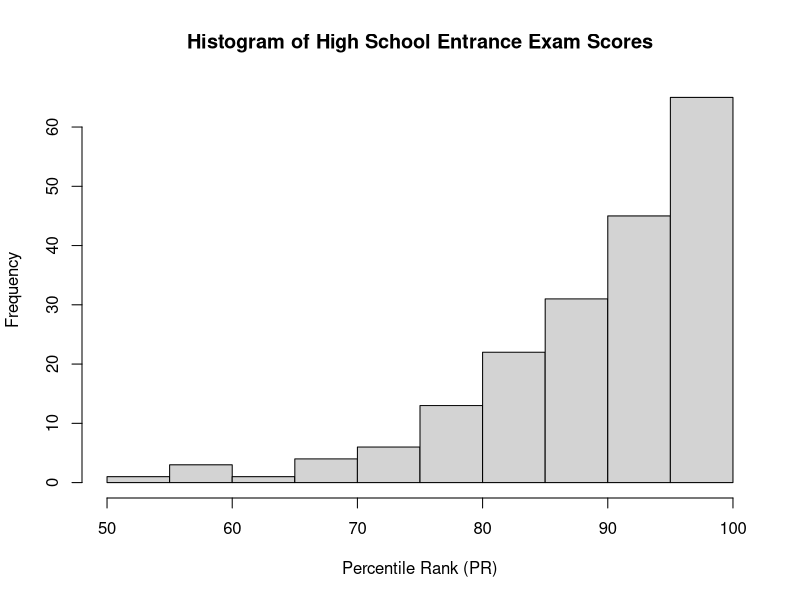
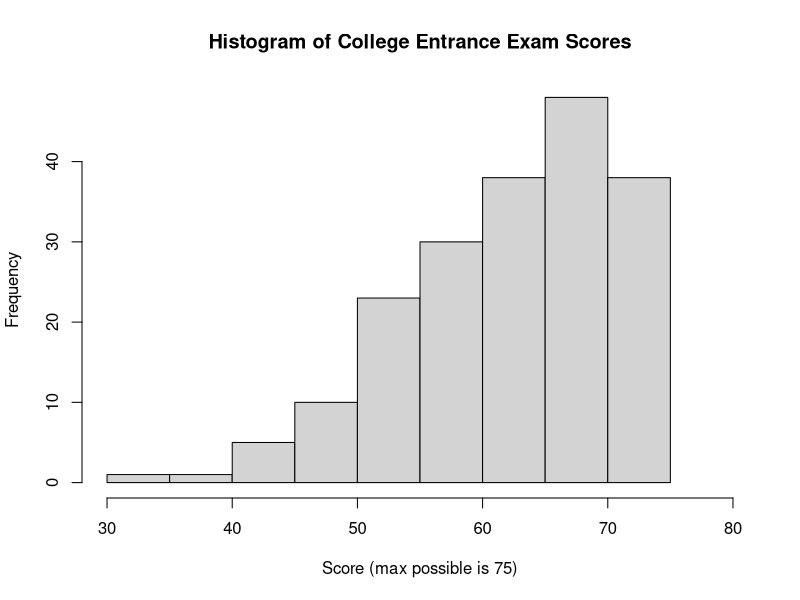
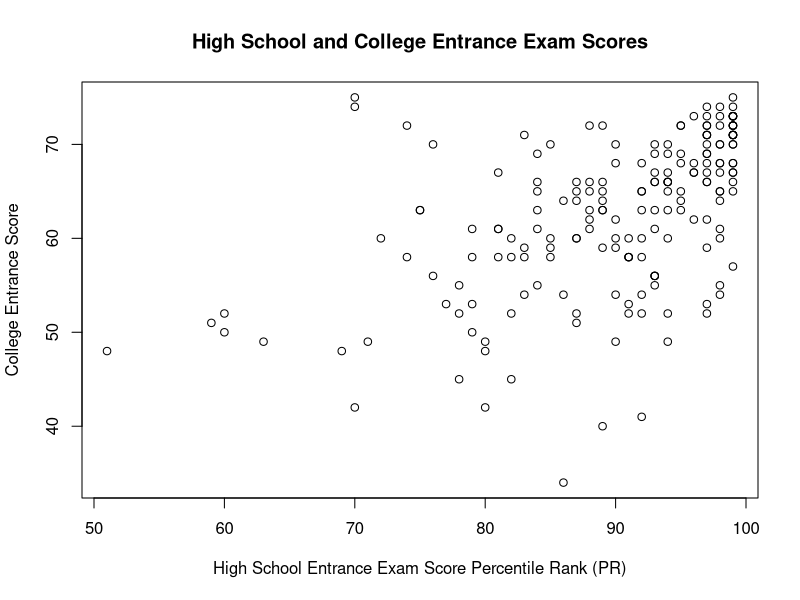
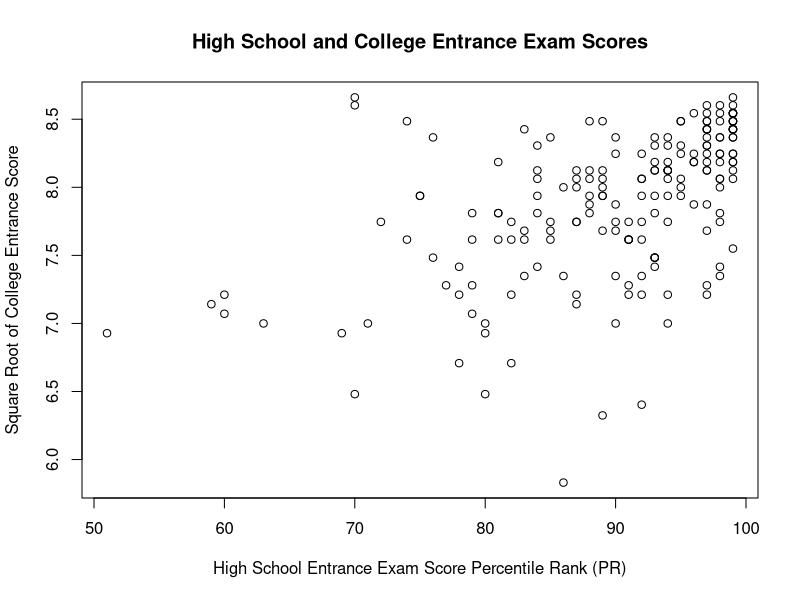
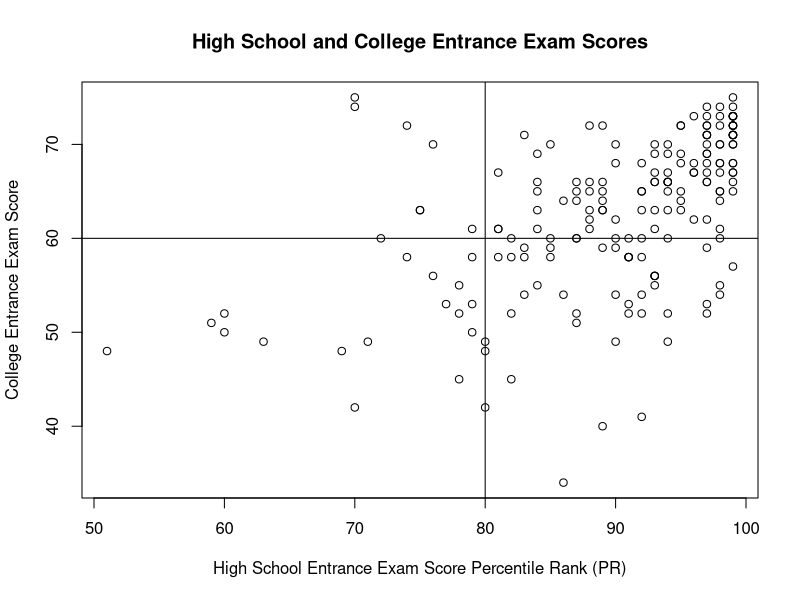
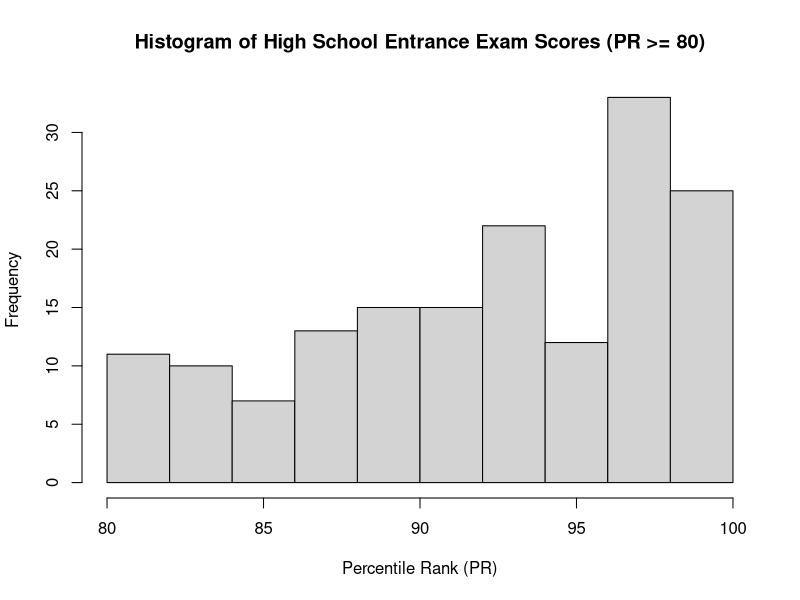
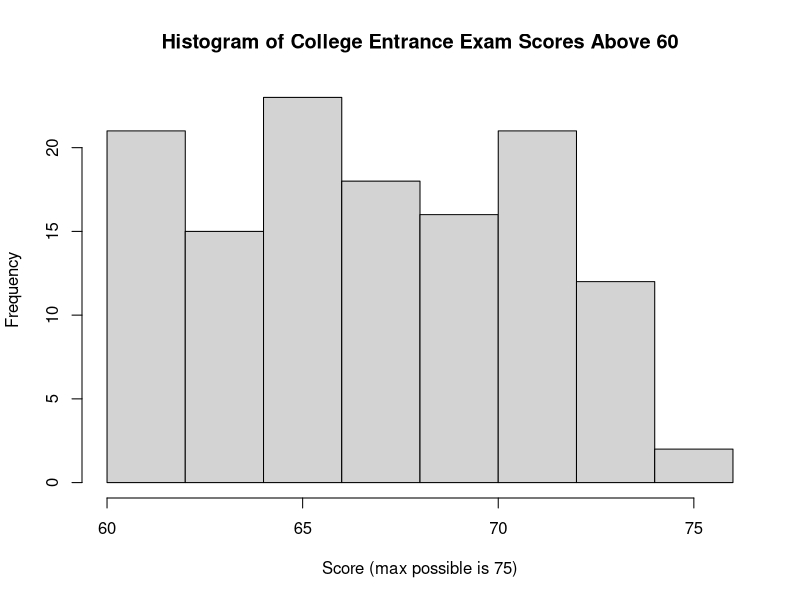
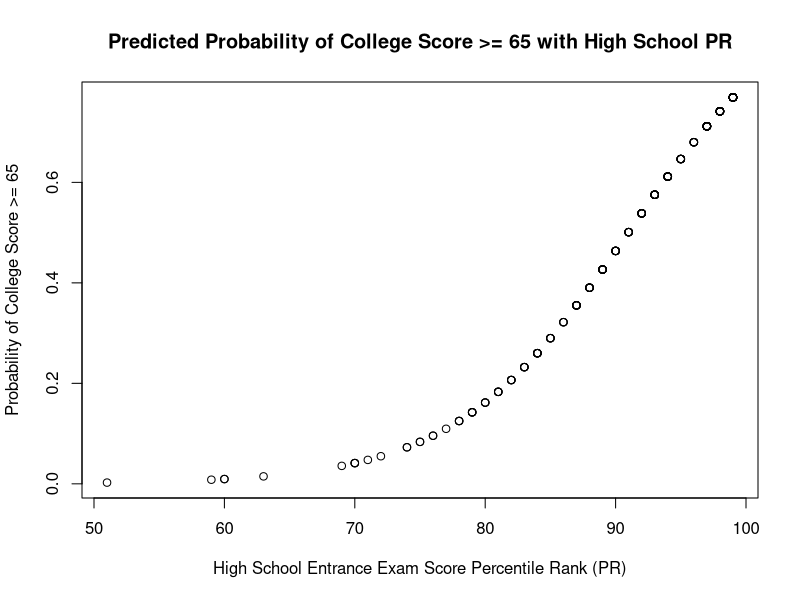

Here is the R script that generated these plots, in order:
## ---- chunk 1
knitr::opts_chunk$set(echo = TRUE)
## ---- chunk 2
data = read.csv("ptt_SENIORHIGH_data.csv")
names(data)[1] = "pttID"

data[1:10,]
## ---- chunk 3
# High school entrance exam scores: Remove missing values
uni_HS_score = data$HighSchool_PR[which(data$HighSchool_PR != -1)]

summary(uni_HS_score)

hist(uni_HS_score, main = "Histogram of High School Entrance Exam Scores",
     xlab="Percentile Rank (PR)")
## ---- chunk 4
# College entrance exam scores: Remove missing values
uni_college_score = data$College_Score[which(data$College_Score != -1)]

summary(uni_college_score)

hist(uni_college_score, main="Histogram of College Entrance Exam Scores",
     xlab="Score (max possible is 75)",xlim=c(30,80))
## ---- chunk 5
missing_rows = which(data$HighSchool_PR == "-1" | data$College_Score == "-1")
# Indices: 6  19  71  85  88  96 132 183 195 => nine in total

# Remove missing data
data_corr = data[-missing_rows,]

plot(data_corr$HighSchool_PR, data_corr$College_Score,
     main = "High School and College Entrance Exam Scores",
     xlab="High School Entrance Exam Score Percentile Rank (PR)",
     ylab="College Entrance Score")
## ---- chunk 6
cor(data_corr$HighSchool_PR, data_corr$College_Score)
## ---- chunk 7
# data version: already removed missing data
# data_corr = data[-missing_rows,]

plot(data_corr$HighSchool_PR, sqrt(data_corr$College_Score),
     main = "High School and College Entrance Exam Scores",
     xlab="High School Entrance Exam Score Percentile Rank (PR)",
     ylab="Square Root of College Entrance Score")
## ---- chunk 8
cor(data_corr$HighSchool_PR, sqrt(data_corr$College_Score))
## ---- chunk 9
plot(data_corr$HighSchool_PR, data_corr$College_Score,
     main = "High School and College Entrance Exam Scores",
     xlab="High School Entrance Exam Score Percentile Rank (PR)",
     ylab="College Entrance Exam Score")

abline(h=60,v=80)
## ---- chunk 10
data_corr$HS_80up = data_corr$HighSchool_PR >= 80
data_corr$CS_60up = data_corr$College_Score >=60

contingency = table(data_corr$HS_80up, data_corr$CS_60up,
                    dnn=c("HighSchool_80up","College_60up"))

contingency
## ---- chunk 11
prop.table(contingency)
## ---- chunk 12
round(prop.table(contingency),4)
## ---- chunk 13
nrow(data_corr) # number of all respondents without missing data
## ---- chunk 14
# High school entrance exam scores: Remove missing values
# uni_HS_score = data$HighSchool_PR[which(data$HighSchool_PR != -1)]
length(uni_HS_score)

## ---- chunk 15
# Consider only the records with both valid HighSchool_PR and College_Score
length(data_corr$HighSchool_PR)
## ---- chunk 16
# College entrance exam scores: Remove missing values
# uni_college_score = data$College_Score[which(data$College_Score != -1)]
length(uni_college_score)
## ---- chunk 17
# Consider only the records with both valid HighSchool_PR and College_Score
length(data_corr$College_Score)
## ---- chunk 18
HS_PR_seg = data_corr$HighSchool_PR[which(data_corr$HS_80up == TRUE)]
length(HS_PR_seg)
## ---- chunk 19
table(HS_PR_seg)
## ---- chunk 20
hist(HS_PR_seg, xlab="Percentile Rank (PR)",
     main="Histogram of High School Entrance Exam Scores (PR >= 80)")
## ---- chunk 21
HS80to89 = length(which(HS_PR_seg >= 80 & HS_PR_seg <= 89))
HS90to94 = length(which(HS_PR_seg >= 90 & HS_PR_seg <= 94))
HS95to99 = length(which(HS_PR_seg >= 95 & HS_PR_seg <= 99))
## ---- chunk 22
print(paste("HighSchool_PR 80-89:",HS80to89))
print(paste("HighSchool_PR 90-94:",HS90to94))
print(paste("HighSchool_PR 95-99:",HS95to99))
## ---- chunk 23
CS_Score_seg = data_corr$College_Score[which(data_corr$CS_60up == TRUE)]
length(CS_Score_seg)
## ---- chunk 24
table(CS_Score_seg)
## ---- chunk 25
college_score = c(60,65,70,74,75)
college_pr = c(88, 95, 98.5, 99.9, 100)

data.frame(college_score, college_pr)
## ---- chunk 26
hist(CS_Score_seg, xlab="Score (max possible is 75)",
     main="Histogram of College Entrance Exam Scores Above 60")
## ---- chunk 27
CS60to64 = length(which(CS_Score_seg >= 60 & CS_Score_seg <= 64))
CS65to69 = length(which(CS_Score_seg >= 65 & CS_Score_seg <= 69))
CS70to75 = length(which(CS_Score_seg >= 70 & CS_Score_seg <= 75))
## ---- chunk 28
print(paste("College_Score 60-64:",CS60to64))
print(paste("College_Score 65-69:",CS65to69))
print(paste("College_Score 70-75:",CS70to75))
## ---- chunk 29
data_corr$HS_range = "set"
data_corr$CS_range = "set"

for(ii in 1:nrow(data_corr)) {
        # High School PR categories
        if (data_corr$HighSchool_PR[ii] <= 79) {
                data_corr$HS_range[ii] = "0-79"
        } else if (data_corr$HighSchool_PR[ii] <= 89) {
                data_corr$HS_range[ii] = "80-89"
        } else if (data_corr$HighSchool_PR[ii] <= 94) {
                data_corr$HS_range[ii] = "90-94"
        } else {
                data_corr$HS_range[ii] = "95-99"
        }
        
        # College Score Categories
        if (data_corr$College_Score[ii] <= 59) {
                data_corr$CS_range[ii] = "0-59"
        } else if (data_corr$College_Score[ii] <= 64) {
                data_corr$CS_range[ii] = "60-64"
        } else if (data_corr$College_Score[ii] <= 69) {
                data_corr$CS_range[ii] = "65-69"
        } else {
                data_corr$CS_range[ii] = "70-75"
        }
}
## ---- chunk 30
table_4x4 = table(data_corr$HS_range, data_corr$CS_range,
                  dnn=c("HighSchool_PR","College_Score"))
table_4x4
## ---- chunk 31
print(paste("College_Score at least 65:", sum(data_corr$College_Score >= 65)))
print(paste("College_Score below 65:", sum(data_corr$College_Score < 65)))
## ---- chunk 32
# 1. Create the binary variable first.
# 2. model = glm( y ~ x, data=data, family="binomial")
# 3. summary(model)
# https://stats.idre.ucla.edu/r/dae/logit-regression/

data_corr$CS_65up = data_corr$College_Score >= 65
model = glm(CS_65up ~ HighSchool_PR, data=data_corr, family="binomial")
summary(model)

## ---- chunk 33
model$coefficients
## ---- chunk 34
round(model$coefficients, digits=3)
## ---- chunk 35
exp(model$coefficients)
## ---- chunk 36
alpha = as.numeric(model$coefficients[1])
beta = as.numeric(model$coefficients[2])

p_intercept = exp(alpha)/(1+exp(alpha))
p_intercept
## ---- chunk 37
p_pr99 = exp(alpha + beta*99)/(1+exp(alpha + beta*99))
p_pr99
## ---- chunk 38
num_pr99 = sum(data_corr$HighSchool_PR == 99)
num_cs65 = sum(data_corr$College_Score >= 65)
num_pr99_and_cs65 = sum(data_corr$HighSchool_PR == 99 & data_corr$College_Score >= 65)
## ---- chunk 39
print(paste("Number of respondents with HighSchool_PR 99:",num_pr99))
print(paste("Number of respondents with College_Score 65 or better:",num_cs65))
print(paste("Number of respondents with HighSchool_PR 99 and College_Score 65 or better:",
            num_pr99_and_cs65))
## ---- chunk 40
sort(data_corr$College_Score[which(data_corr$HighSchool_PR==99)])
## ---- chunk 41
confint(model)
## ---- chunk 42
exp(confint(model))
## ---- chunk 43

ci_matrix = confint(model)
alpha_ci = ci_matrix[1,]
beta_ci = ci_matrix[2,]
p_pr99_ci = exp(alpha_ci + beta_ci*99)/(1+exp(alpha_ci + beta_ci*99))
p_pr99_ci
## ---- chunk 44
objects(model)
## ---- chunk 45
data = read.csv("ptt_SENIORHIGH_data.csv")
names(data)[1] = "pttID"

missing_rows = which(data$HighSchool_PR == "-1" | data$College_Score == "-1")
data_corr = data[-missing_rows,]

data_corr$CS_65up = data_corr$College_Score >=65

model = glm(CS_65up ~ HighSchool_PR, data=data_corr, family="binomial")

print("This is a test.")
## ---- chunk 46
# objects(model) # to find out what functions are available in the model

# model$fitted.values # probability values for all 197 datapoints.
# predict(model, data_corr, type="response")

# Also need to plot the HighSchool_PR vs predicted probability of College_Score at least 65.

# Use the predict function for certain HighSchool_PR points 
# (e.g. 80, 90, 95, 99)

# https://www.theanalysisfactor.com/r-tutorial-glm1/
# https://www.theanalysisfactor.com/r-glm-plotting/

# Draft of graph
# Add jittering? Too many repetitive values in HighSchool_PR!
yy = model$fitted.values
xx = data_corr$HighSchool_PR
plot(xx, yy, main="Predicted Probability of College Score >= 65 with High School PR",
     xlab="High School Entrance Exam Score Percentile Rank (PR)",
     ylab="Probability of College Score >= 65")
